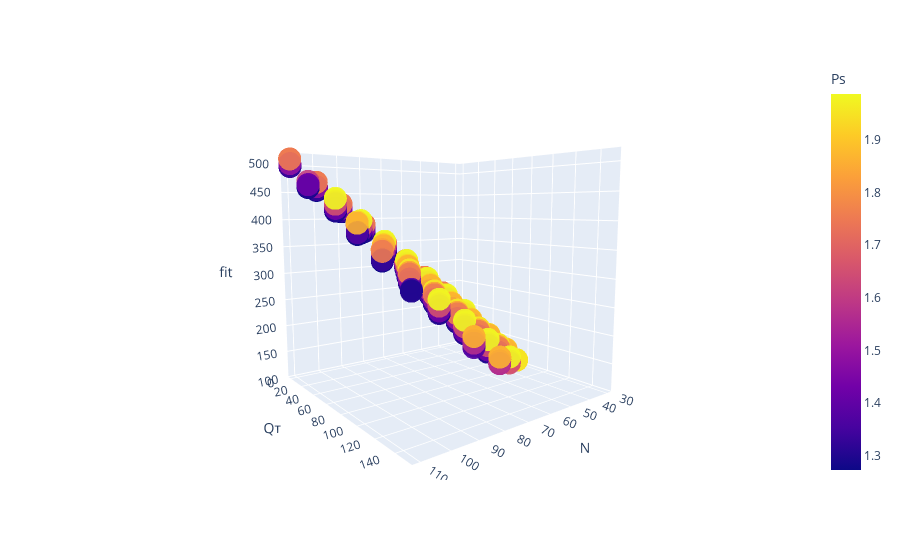

Notebook source saved alongside this figure:
### Code cell
import plotly.express as px
Tdata2=a[1]
fig = px.scatter_3d(Tdata2, x='N', y='Qт', z='fit',
              color='Ps',opacity=0.9 )
fig.show()

### Figure 1 — Plotly figure (JSON) as saved in the notebook; plotly's stock layout.template omitted (floating-point values rounded to 4 significant figures; data arrays with more than 128 entries replaced by an {"elided": "..."} marker saying what was removed)
{"data": [{"hovertemplate": "N=%{x}<br>Qт=%{y}<br>fit=%{z}<br>Ps=%{marker.color}<extra></extra>", "legendgroup": "", "marker": {"color": {"elided": "1011 float values"}, "coloraxis": "coloraxis", "opacity": 0.9, "symbol": "circle"}, "mode": "markers", "name": "", "scene": "scene", "showlegend": false, "type": "scatter3d", "x": {"elided": "1011 int values"}, "y": {"elided": "1011 int values"}, "z": {"elided": "1011 float values"}}], "layout": {"autosize": true, "coloraxis": {"colorbar": {"title": {"text": "Ps"}}, "colorscale": [[0, "#0d0887"], [0.1111, "#46039f"], [0.2222, "#7201a8"], [0.3333, "#9c179e"], [0.4444, "#bd3786"], [0.5556, "#d8576b"], [0.6667, "#ed7953"], [0.7778, "#fb9f3a"], [0.8889, "#fdca26"], [1, "#f0f921"]]}, "legend": {"tracegroupgap": 0}, "margin": {"t": 60}, "scene": {"aspectmode": "auto", "aspectratio": {"x": 1, "y": 1, "z": 1}, "camera": {"center": {"x": 0, "y": 0, "z": 0}, "eye": {"x": 1.297, "y": 1.691, "z": 0.2621}, "projection": {"type": "perspective"}, "up": {"x": 0, "y": 0, "z": 1}}, "domain": {"x": [0, 1], "y": [0, 1]}, "xaxis": {"title": {"text": "N"}, "type": "linear"}, "yaxis": {"title": {"text": "Qт"}, "type": "linear"}, "zaxis": {"title": {"text": "fit"}, "type": "linear"}}}}
